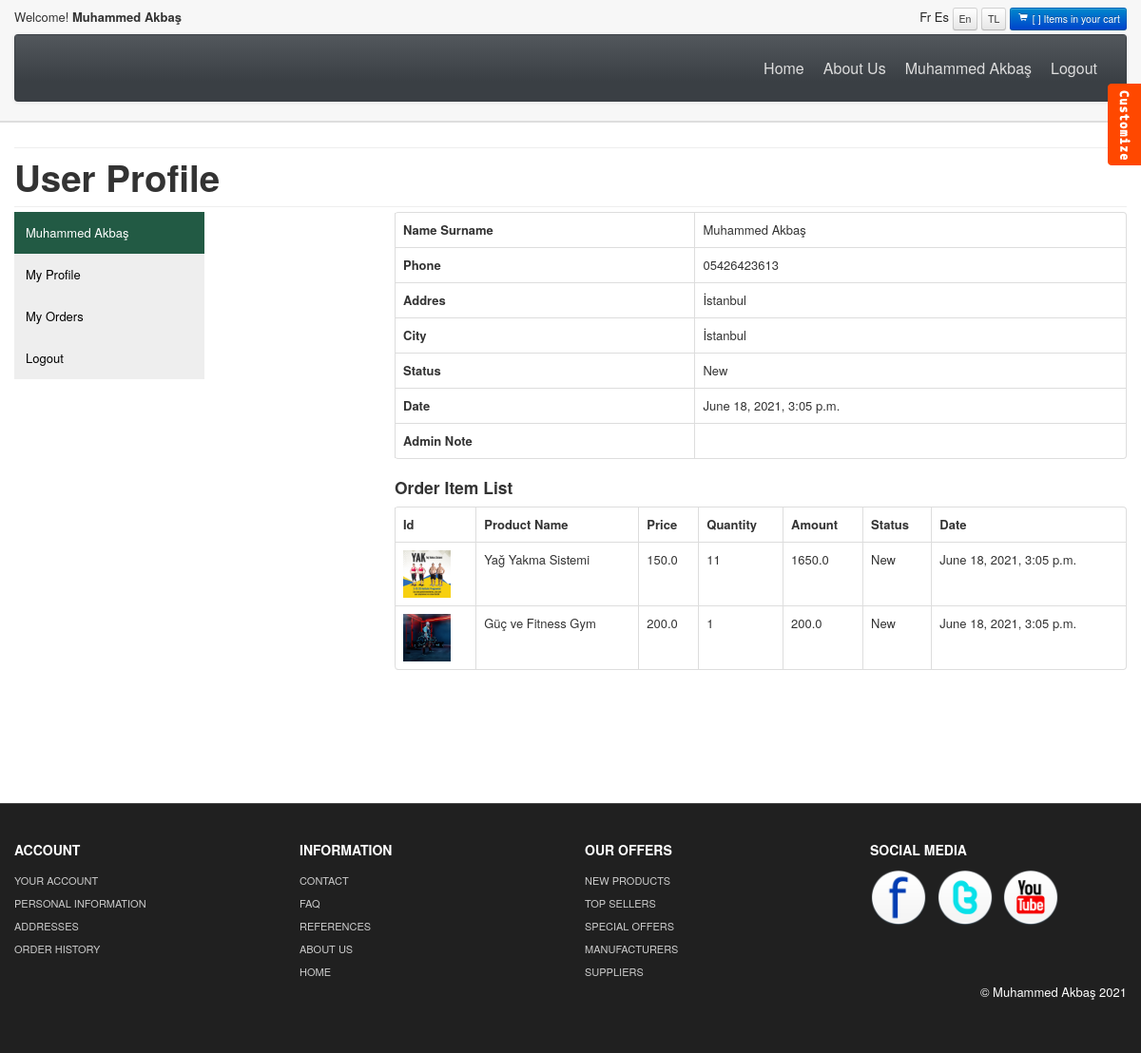
Page /user/orderdetail/1 (signed in) on the committed database.
### order/models.py (models this page shows, shortened)
class Order(models.Model):
    STATUS = (
        ('New', 'New'),
        ('Accepted', 'Accepted'),
        ('Canceled', 'Canceled'),
    )
    user = models.ForeignKey(User, on_delete=models.SET_NULL, null=True)
    code = models.CharField(max_length=5, editable=False )
    first_name = models.CharField(max_length=10)
    last_name = models.CharField(max_length=10)
    phone = models.CharField(blank=True, max_length=20)
    address = models.CharField(blank=True, max_length=150)
    city = models.CharField(blank=True, max_length=20)
    country = models.CharField(blank=True, max_length=20)
    total = models.FloatField()
    status=models.CharField(max_length=10,choices=STATUS,default='New')
    ip = models.CharField(blank=True, max_length=20)
    adminnote = models.CharField(blank=True, max_length=100)
    create_at=models.DateTimeField(auto_now_add=True)
    update_at=models.DateTimeField(auto_now=True)

class OrderProduct(models.Model):
    STATUS = (
        ('New', 'New'),
        ('Accepted', 'Accepted'),
        ('Canceled', 'Canceled'),
    )
    order = models.ForeignKey(Order, on_delete=models.CASCADE)
    user = models.ForeignKey(User, on_delete=models.CASCADE)
    product = models.ForeignKey(Product, on_delete=models.CASCADE)
    quantity = models.IntegerField()
    price = models.FloatField()
    amount = models.FloatField()
    status = models.CharField(max_length=10, choices=STATUS, default='New')
    create_at = models.DateTimeField(auto_now_add=True)
    update_at = models.DateTimeField(auto_now=True)

### product/models.py (models this page shows, shortened)
class Product(models.Model):
    STATUS = (
        ('True', 'True'),
        ('False', 'False'),
    )
    user = models.ForeignKey(User, on_delete=models.SET_NULL, null=True)
    category = models.ForeignKey(Category, on_delete=models.CASCADE) #many to one relation with Category
    title = models.CharField(max_length=150)
    keywords = models.CharField(max_length=255)
    description = models.TextField(max_length=255)
    image=models.ImageField(upload_to='images/',null=False)
    price = models.DecimalField(max_digits=12, decimal_places=2,default=0)
    amount=models.IntegerField(default=1)
    minamount=models.IntegerField(default=1)
    detail=RichTextUploadingField()
    slug = models.SlugField(null=False, unique=True)
    status=models.CharField(max_length=10,choices=STATUS)
    create_at=models.DateTimeField(auto_now_add=True)
    update_at=models.DateTimeField(auto_now=True)
    def image_tag(self):
        return mark_safe('<img src="{}" height="50"/>'.format(self.image.url))
    image_tag.short_description='Image'

### user/views.py (the view)
# urls.py: path('orderdetail/<int:id>', views.orderdetail, name='orderdetail'),
@login_required(login_url='/login') # Check login
def orderdetail(request,id):
    category = Category.objects.all()
    current_user = request.user
    setting = Setting.objects.get(pk=1)
    order = Order.objects.get(user_id=current_user.id, id=id)
    orderitems = OrderProduct.objects.filter(order_id=id)
    context = {
        'category': category,
        'order': order,
        'orderitems': orderitems,
        'setting': setting,
    }
    return render(request, 'user_order_detail.html', context)

### user/templates/user_order_detail.html (shortened to what this page needs)
{% extends 'homebase.html' %}
{% load static %}
{% block content %}
<div id="mainBody">
<div class="container">
	<hr class="soften">
	<h1>User Profile</h1>
	<hr class="soften"/>
	<div class="row" style="padding-bottom: 100px;">
	<div class="span4">
	{% include 'user_panel.html' %}
    </div>
        <div class="span8">
<table class="table table-bordered">
                            <tr>
                                <th class="text-left">Name Surname</th>
                                <td class="text-left">{{ order.first_name}} {{ order.last_name }} </td>
                            </tr>
                            <tr>
                                <th class="text-left">Phone</th>
                                <td class="text-left">{{ order.phone}}</td>
                            </tr>
                            <tr>
                                <th class="text-left">Addres</th>
                                <td class="text-left">{{ order.address}}</td>
                            </tr>
                            <tr>
                                <th class="text-left">City</th>
                                <td class="text-left">{{ order.city}}</td>
                            </tr>
                            <tr>
                                <th class="text-left">Status</th>
                                <td class="text-left">{{ order.status}}</td>
                            </tr>
                            <tr>
                                <th class="text-left">Date</th>
                                <td class="text-left">{{ order.create_at}}</td>
                            </tr>
                            <th class="text-left">Admin Note</th>
                            <td class="text-left">{{ order.adminnote}}</td>
                        </table>
            <div class="section-title">
                            <h4 class="title">Order Item List</h4>
                        </div>
            <table class="table table-bordered">
                            <tr>
                                <th class="text-left">Id </th>
                                <th class="text-left">Product Name </th>
                                <th class="text-left">Price </th>
                                <th class="text-left">Quantity </th>
                                <th class="text-left">Amount </th>
                                <th class="text-left">Status </th>
                                <th class="text-left">Date </th>
                            </tr>
                            {% for rs in orderitems %}
                                <tr>
                                    <td class="text-left">
                                        <a href="/product/{{ rs.product_id }}/{{ rs.product.slug }}">
                                                <img src="{{rs.product.image.url}}" alt="" style="height: 50px">
                                        </a>
                                    </td>
                                    <td class="text-left">{{ rs.product.title}}</td>
                                    <td class="text-left">{{ rs.price}} </td>
                                    <td class="text-left">{{ rs.quantity}} </td>
                                    <td class="text-left">{{ rs.amount}} </td>
                                    <td class="text-left">{{ rs.status}} </td>
                                    <td class="text-left">{{ rs.create_at}} </td>
                                </tr>
                            {% endfor %}
                        </table>
        </div>
	</div>
</div>
</div>
 {% endblock %}

### home/templates/header.html (shortened to what this page needs)
{% load static %}
<div id="header">
<div class="container">
<div id="welcomeLine" class="row">
    {% if user.id is not None %}
	<div class="span6">Welcome!<strong> {{ user.first_name }} {{ user.last_name }}</strong></div>
        {% else %}
       <div class="span6"><a href="/login">Login!</a><strong> TO BUY SPORT PRODUCTS</strong></div>
    {% endif %}
	<div class="span6">
	<div class="pull-right">
		<a href="product_summary.html"><span class="">Fr</span></a>
		<a href="product_summary.html"><span class="">Es</span></a>
		<span class="btn btn-mini">En</span>
		<span class="btn btn-mini">{{ total }}TL</span>
		<a href="/shopcart/"><span class="btn btn-mini btn-primary"><i class="icon-shopping-cart icon-white"></i> [ {{ request.session.cart_items }} ] Items in your cart </span> </a>
	</div>
	</div>
</div>
<div id="logoArea" class="navbar">
  <div class="navbar-inner">
    <ul id="topMenu" class="nav pull-right">
	 <li class=""><a href="/">Home</a></li>
	 <li class=""><a href="/hakkimizda">About Us</a></li>
     {% if user.id is not None %}
        <li class=""><a href="/user">{{ user.first_name }} {{ user.last_name }}</a></li>
         <li class=""><a href="/logout">Logout</a></li>
         {% else %}
	 <li class=""><a href="/login">Login</a></li>
         <li class=""><a href="/signup">Register</a></li>
         {% endif %}
    </ul>
  </div>
</div>
</div>
</div>

### user/templates/user_panel.html (shortened to what this page needs)
<!DOCTYPE html>
<html>
<head>
</head>
<body>
<div class="vertical-menu">
  <a href="#" class="active">{{ user.first_name }} {{ user.last_name }}</a>
  <a href="/user">My Profile</a>
  <a href="/user/orders">My Orders</a>
  <a href="/logout">Logout</a>
</div>
</body>
</html>

### home/static/themes/css/base.css (style rules this page uses)
#mainBody { border-top:2px solid #dedede; padding-top: 18px; }
#carouselBlk,#header { background: url(../images/headerRepeat.png) repeat-x 0 0 #f7f7f7; }
#logoArea, #logoArea a { line-height:49px; }
#welcomeLine { padding: 8px 0 4px }
[class^="icon-"], [class*=" icon-"] { background-image: none; }
.navbar .nav > li > a { padding:10px;color: #DDD;text-shadow: none;font-size: 16px; }
#logoArea, #logoArea a { outline:none; }
.navbar .nav.pull-right, #sideManu { overflow:hidden; }

### user/templates/user_panel.html (style rules this page uses)
.vertical-menu { width: 200px; }
.vertical-menu a { background-color: #eee; color: #000000; display: block; padding: 12px; text-decoration: none; }
.vertical-menu a.active { background-color: #225a44; color: white; }

### rows in the picture
Order: first_name "Muhammed", last_name "Akbaş", phone "05426423613", address "İstanbul", city "İstanbul", status "New", create_at "June 18, 2021, 3:05 p.m."
OrderProduct: product.image (picture), product "Yağ Yakma Sistemi", price "150.0", quantity "11", amount "1650.0", status "New", create_at "June 18, 2021, 3:05 p.m."
OrderProduct: product.image (picture), product "Güç ve Fitness Gym", price "200.0", quantity "1", amount "200.0", status "New", create_at "June 18, 2021, 3:05 p.m."

### other values in the picture
{{ user.first_name }} "Muhammed"
{{ user.last_name }} "Akbaş"
